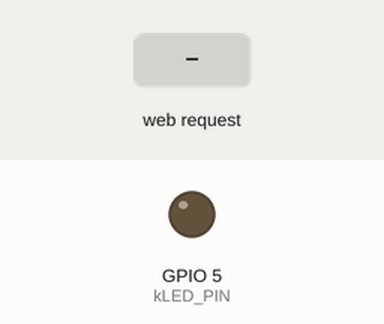
Recording of a sketch running on a simulated ESP8266 (NodeMCU). Shown: output pins drawn as LEDs (lit = HIGH). Dashed ring = blinking. The inputs (shaded band) are chosen by the test bench. WiFi joins after 1.5 s; servers stay silent unless stated; what the sketch prints to the serial monitor is not drawn.

Above: at 0.1 s.
At 2.7 s:
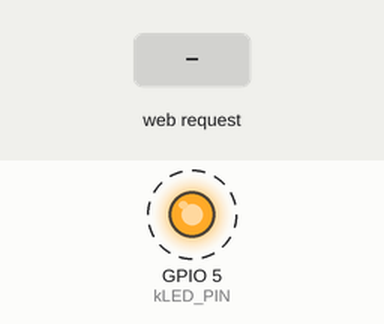
2.8 s: HTTP request GET /fm/0 received
Timing chart, 0 to 11.0 s (numbered marks = the images above; inputs shaded):
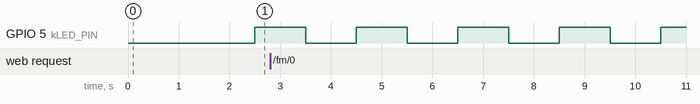

The sketch:

IRdefender.ino
```cpp
/*
    This sketch sets up a web server which allows a web client to change
    which team is harmed and how often the defender fires.

    It is based on code in the Arduino library (specifically code
    related to the ESP8266):
      Arduino/libraries/ESP8266WiFi/examples/WiFiManualWebServer/WiFiManualWebServer.ino
    and as documented at:
      https://arduino-esp8266.readthedocs.io/en/latest/esp8266wifi/server-examples.html
*/

#include <ESP8266WiFi.h>
#include <Ticker.h>
#include <IRremoteESP8266.h>
#include <IRsend.h>

// #define DEBUG 1

// Fill these values in as appropriate for your WiFi.
const char* kSSID = "YOUR_SSID";
const char* kPASS = "YOUR_SSID_PASSWORD";

// port for the web server.
const uint16_t kPORT = 80;

// ESP8266 GPIO pin to use. Recommended: 4 (D2).
const uint16_t kIRLED= 4;
// Carrier frequency in Khz. Normally 38Khz for IR.
const int kCarrierFreqK = 38;

// Pin that has an LED which we can flash.
const int  kLED_PIN = 5;

// Default fire rate in milliseconds
const uint32_t kFIRE_RATE_MS = 1000;

typedef enum {
    FM_HARM_NONE   = 0,
    FM_HARM_RED    = 1,
    FM_HARM_BLUE   = 2,
    FM_HARM_BOTH   = 3
} fire_mode_t;

// Force a read or write every time.
// Because this is small (native size int?), assume for now that there is no
//  need for locking as long as the reads and writes are atomic.
//
// TODO(2018-12-26): Validate the size of enum and the max size
// of a single cycle read or write.
volatile fire_mode_t fm = FM_HARM_BOTH;

// Rogue firing pattern, harm everyone
uint16_t harmBothRawData[17] = {3164*2, 256*2, 264*2, 255*2, 796*2, 255*2, 275*2, 244*2, 796*2, 255*2, 291*2, 241*2, 263*2, 256*2, 794*2, 257*2, 794*2 };

// Red team firing pattern, harm blue
uint16_t harmBlueRawData[17] = {3167*2, 253*2, 277*2, 241*2, 793*2, 258*2, 278*2, 254*2, 797*2, 241*2, 279*2, 253*2, 262*2, 257*2, 799*2, 252*2, 262*2};

// Blue team firing patter, harm res
uint16_t harmRedRawData[17] = {3133*2, 269*2, 262*2, 257*2, 809*2, 254*2, 266*2, 239*2, 796*2, 254*2, 260*2, 271*2, 265*2, 253*2, 261*2, 270*2, 796*2};

IRsend irsend(kIRLED);  // Set the GPIO to be used to sending the message.

// Create something that can run in the background.
Ticker worker;
uint32_t rate_ms = kFIRE_RATE_MS;

// Can't send the pattern during the main loop() since that is
// only called after a network connection is made. We want this
// running in the background. For safety, don't do Serial.print().
//
// TODO(2018-12-26): Can we find a way to run this when waiting for a
// connection?  Arguably don't need it to run while someone is accessing
// the web page.
void run_me() {
  // Don't do any serial output here.
  int val = digitalRead(kLED_PIN);
  digitalWrite(kLED_PIN, !val);

  // Get a local copy so nothing changes out from under us.
  fire_mode_t fm_copy = fm;

  switch (fm_copy) {
    case FM_HARM_BLUE:
      irsend.sendRaw(harmBlueRawData, sizeof(harmBlueRawData) / sizeof(uint16_t), kCarrierFreqK);
      break;
    case FM_HARM_RED:
      irsend.sendRaw(harmRedRawData, sizeof(harmRedRawData) / sizeof(uint16_t), kCarrierFreqK);
      break;
    case FM_HARM_BOTH:
      irsend.sendRaw(harmBothRawData, sizeof(harmBothRawData) / sizeof(uint16_t), kCarrierFreqK);
      break;
    default:
      // either none or unknown. In either case, do nothing...
      break;
  }
}

// Create an instance of the server
WiFiServer server(kPORT);

void setup() {
  // initialize serial: We send stuff to the Serial()
  // even without DEBUG, so initialize always.
  Serial.begin(115200);
  while (!Serial)  // Wait for the serial connection to be establised.
    delay(50);

  Serial.println(" ");
  Serial.println("IR TCP Server");

  // Prepare visible LED
  pinMode(kLED_PIN, OUTPUT);
  digitalWrite(kLED_PIN, 0);

#ifdef DEBUG
  // Connect to WiFi network
  Serial.println();
  Serial.println();
  Serial.print("Connecting to ");
  Serial.println(kSSID);
#endif

  WiFi.mode(WIFI_STA);
  WiFi.begin(kSSID, kPASS);

  while (WiFi.status() != WL_CONNECTED) {
    delay(500);
    Serial.print(".");
  }
  Serial.println();
  Serial.println("WiFi connected");

  // Start the server
  server.begin();

  Serial.print("Server started on port ");
  Serial.println(kPORT);

  // Print the IP address
  Serial.println(WiFi.localIP());

  // Start up the ir sender
  irsend.begin();

#ifdef DEBUG
  // Start up the ticker and run it every N milliseconds.
  Serial.print("Starting ticker every ");
  Serial.print(kFIRE_RATE_MS);
  Serial.println("ms");
#endif
  worker.attach_ms(rate_ms, run_me);
}

// Loop is called from the outside world over and over again.
// We don't actually loop here, the outside world is doing the
// loop and we are called as part of that loop. With the webserver
// code, we are called once per web server connection. Thus, can't
// use this loop for timing, periodic tasks, background tasks, etc.
void loop() {
  // Check if a client has connected. Destructor called when we
  // exit the loop().
  WiFiClient client = server.available();
  if (!client) {
    return;
  }

  Serial.print("new client: ");
  Serial.println(client.remoteIP().toString());

  client.setTimeout(5000); // default is 1000

  // Read the first line of the request. Yes, this
  // can have buffer overrun issues, but GoodEnough (tm)
  // for now.
  String req = client.readStringUntil('\r');

#ifdef DEBUG
  Serial.println("request: ");
  Serial.println(req);
#endif

  bool change_rate = false;
  // We are not caring whether the request was a GET/POST or whatever. Since
  // we are changing state, we should make sure this is a POST, but it's
  // GoodEnough (tm) for now.

  // Match the request
  if (req.indexOf("/fm/0") != -1) {
    fm = FM_HARM_NONE;
  } else if (req.indexOf("/fm/1") != -1) {
    fm = FM_HARM_RED;
  } else if (req.indexOf("/fm/2") != -1) {
    fm = FM_HARM_BLUE;
  } else if (req.indexOf("/fm/3") != -1) {
    fm = FM_HARM_BOTH;
  } else if (req.indexOf("/faster") != -1) {
    if (rate_ms > 200) {
      rate_ms /= 2;
      change_rate = true;
    }
  } else if (req.indexOf("/slower") != -1) {
    if (rate_ms < 10000) {
      rate_ms *= 2;
      change_rate = true;
    }
  } else {
    Serial.println("invalid request");
  }

  // read/ignore the rest of the request
  // client.flush() is for output only, so don't use that here.
  while (client.available()) {
    // byte by byte is not very efficient
    client.read();
  }

  // Determine the "per firing mode" information here
  // so it can be inserted into the html output later.
  char *color;
  char *harm;
  switch (fm) {
  case FM_HARM_NONE:
    harm = "harm no one";
    color = "";
    break;
  case FM_HARM_RED:
    harm = "harm red";
    color = "<body style=\"background-color:indianred;\">";
    break;
  case FM_HARM_BLUE:
    harm = "harm blue";
    color = "<body style=\"background-color:lightblue;\">";
    break;
  case FM_HARM_BOTH:
    harm = "harm both red and blue";
    color = "<body style=\"background-color:violet;\">";
    break;
  default:
    harm = "unexpected";
    color = "";
  }

  // Send the response to the client
  // It is OK for multiple small client.print/write,
  // because nagle algorithm will group them into one single packet
  client.print("HTTP/1.1 200 OK\r\nContent-Type: text/html\r\n\r\n<!DOCTYPE HTML>\r\n<html>\r\n");
  client.print(color);
  client.print("Fire mode is ");
  client.print(harm);
  client.print(".<br>Fire rate is ");
  client.print(rate_ms);
  client.print("ms.<br><br>Click <a href='http://");
  client.print(WiFi.localIP());
  client.print("/fm/0'>here</a> to harm no one, <a href='http://");
  client.print(WiFi.localIP());
  client.print("/fm/1'>here</a> to harm red, <a href='http://");
  client.print(WiFi.localIP());
  client.print("/fm/2'>here</a> to harm blue, or <a href='http://");
  client.print(WiFi.localIP());
  client.print("/fm/3'>here</a> to harm both red and blue.");
  client.print("<br>Click <a href='http://");
  client.print(WiFi.localIP());
  client.print("/faster'>here</a> to speed up firing rate or <a href='http://");
  client.print(WiFi.localIP());
  client.print("/slower'>here</a> to slow down firing rate.");
  client.print("</html>");
  client.flush();

  if (change_rate) {
#ifdef DEBUG
    Serial.print("Changing firing rate to ");
    Serial.println(rate_ms);
#endif
    worker.detach();
    worker.attach_ms(rate_ms, run_me);
  }

  // The client will actually be *flushed* then disconnected
  // when the function returns and 'client' object is destroyed (out-of-scope)
  // flush = ensure written data are received by the other side
  Serial.println("Disconnecting from client");
}
```

Measured:
- by itself, GPIO 5 (kLED_PIN): alternates HIGH for 1.0 s and LOW for 1.0 s
